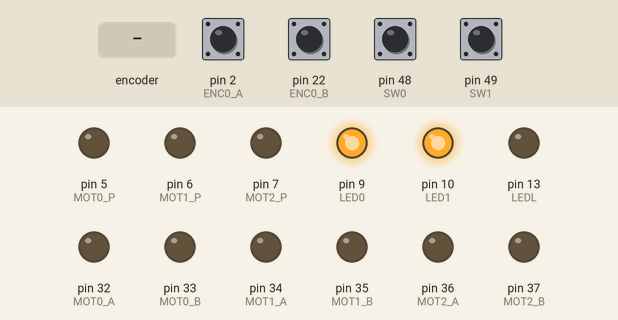
Bench run of a sketch on a simulated Arduino Mega 2560, built with avr-gcc and run on an emulated ATmega2560. Parts: output pins drawn as LEDs (lit = HIGH). Dashed ring = blinking. The test bench sets the inputs (shaded band); at power-on: pin 2 (ENC0_A), pin 22 (ENC0_B), pin 48 (SW0), pin 49 (SW1) HIGH.

Above: at 1.2 s.
1.3 s: rotary encoder on pin 2 (ENC0_A) / pin 22 (ENC0_B) turned 3 steps (first pin leading)
At 1.73 s:
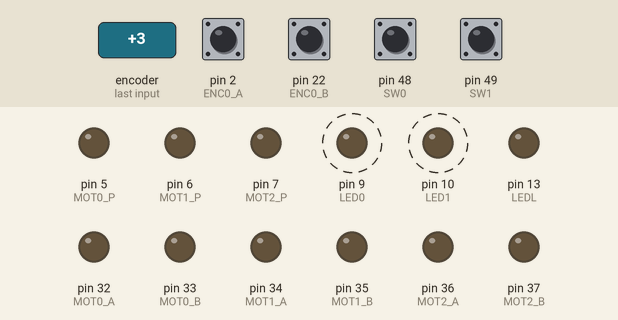
3.4 s: pin 48 (SW0) pulled LOW for 0.15 s
At 3.8 s:
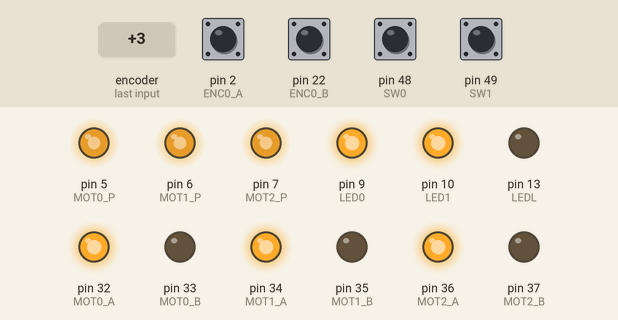
5.0 s: pin 49 (SW1) pulled LOW for 0.15 s
At 6.2 s:
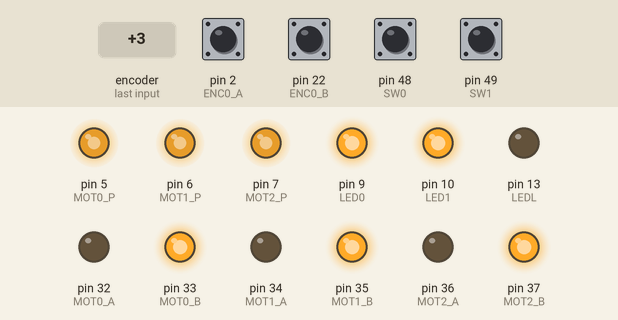
6.6 s: rotary encoder on pin 2 (ENC0_A) / pin 22 (ENC0_B) turned 1 step (first pin leading)
At 7.8 s:
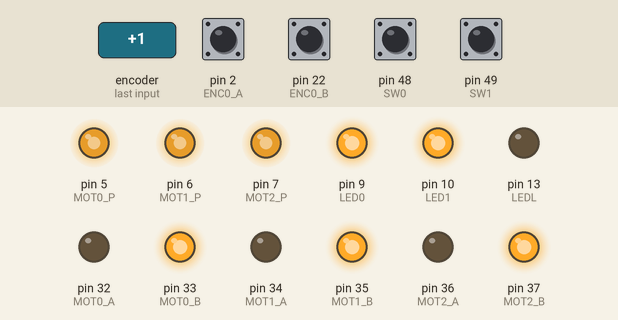
8.3 s: rotary encoder on pin 2 (ENC0_A) / pin 22 (ENC0_B) turned 2 steps (second pin leading)
At 9.1 s:
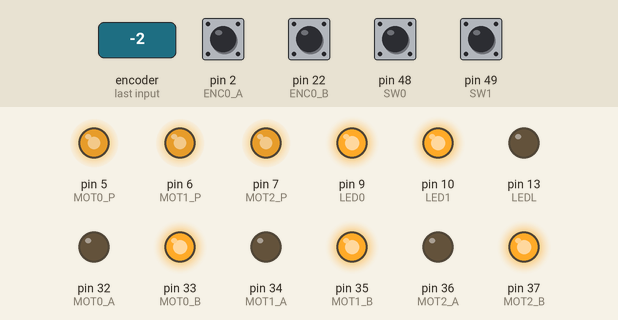
10.2 s: pin 48 (SW0) pulled LOW for 1 s
At 11.4 s:
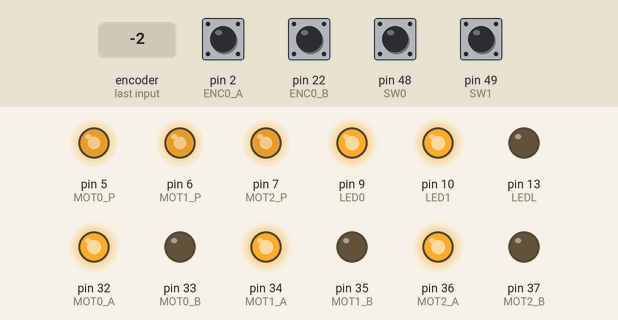
Timing chart, 0 to 13.2 s (numbered marks = the images above; inputs shaded):
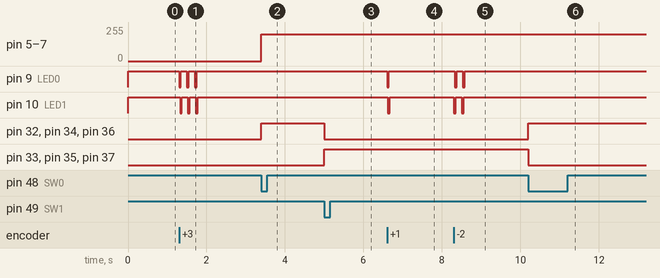

The sketch:

main.ino
```cpp
#define MOT0_A 32
#define MOT0_B 33
#define MOT0_P 5
#define ENC0_A 2
#define ENC0_B 22

#define MOT1_A 34
#define MOT1_B 35
#define MOT1_P 6
#define ENC1_A 3
#define ENC1_B 23


#define MOT2_A 36
#define MOT2_B 37
#define MOT2_P 7
#define ENC2_A 18
#define ENC2_B 24

#define LED0 9
#define LED1 10
#define LEDL 13
#define SW0 48
#define SW1 49


void setup(){
  pinMode(MOT0_A, OUTPUT);
  pinMode(MOT0_B, OUTPUT);
  pinMode(MOT0_P, OUTPUT);
  pinMode(ENC0_A, INPUT_PULLUP);
  pinMode(ENC0_B, INPUT_PULLUP);

  pinMode(MOT1_A, OUTPUT);
  pinMode(MOT1_B, OUTPUT);
  pinMode(MOT1_P, OUTPUT);
  pinMode(ENC1_A, INPUT_PULLUP);
  pinMode(ENC1_B, INPUT_PULLUP);

  pinMode(MOT2_A, OUTPUT);
  pinMode(MOT2_B, OUTPUT);
  pinMode(MOT2_P, OUTPUT);
  pinMode(ENC2_A, INPUT_PULLUP);
  pinMode(ENC2_B, INPUT_PULLUP);

  digitalWrite(MOT0_A, LOW);
  digitalWrite(MOT0_B, LOW);
  digitalWrite(MOT1_A, LOW);
  digitalWrite(MOT1_B, LOW);
  digitalWrite(MOT2_A, LOW);
  digitalWrite(MOT2_B, LOW);


  pinMode(LED0, OUTPUT);
  pinMode(LED1, OUTPUT);
  pinMode(LEDL, OUTPUT);
  pinMode(SW0, INPUT_PULLUP);
  pinMode(SW1, INPUT_PULLUP);

}

void set_all(int value){
  if(value>=0){
    digitalWrite(MOT0_A, HIGH);
    digitalWrite(MOT0_B, LOW);
    analogWrite(MOT0_P,value);

    digitalWrite(MOT1_A, HIGH);
    digitalWrite(MOT1_B, LOW);
    analogWrite(MOT1_P,value);

    digitalWrite(MOT2_A, HIGH);
    digitalWrite(MOT2_B, LOW);
    analogWrite(MOT2_P,value);
  }
  else{
    digitalWrite(MOT0_A, LOW);
    digitalWrite(MOT0_B, HIGH);
    analogWrite(MOT0_P,-value);

    digitalWrite(MOT1_A, LOW);
    digitalWrite(MOT1_B, HIGH);
    analogWrite(MOT1_P,-value);

    digitalWrite(MOT2_A, LOW);
    digitalWrite(MOT2_B, HIGH);
    analogWrite(MOT2_P,-value);
  }

}

void loop(){
  if(digitalRead(ENC0_A))digitalWrite(LED0, HIGH);
  else digitalWrite(LED0, LOW);
  if(digitalRead(ENC0_B))digitalWrite(LED1, HIGH);
  else digitalWrite(LED1, LOW);

  if(!digitalRead(SW0)){
    set_all(200);
  }
  else if(!digitalRead(SW1)){
    set_all(-200);
  }
  delay(1);
}
```

Measured:
- after the input at 1.3 s, pin 9 (LED0), pin 10 (LED1): alternates HIGH for 0.15 s and LOW for 0.05 s, 6 changes in all, then stays HIGH, starting at once
- after the input at 3.4 s, pin 5 (MOT0_P), pin 6 (MOT1_P), pin 7 (MOT2_P): 0/255 → 200/255 at once; pin 32 (MOT0_A), pin 34 (MOT1_A), pin 36 (MOT2_A): LOW → HIGH at once
- after the input at 5.0 s, pin 32 (MOT0_A), pin 34 (MOT1_A), pin 36 (MOT2_A): HIGH → LOW at once; pin 33 (MOT0_B), pin 35 (MOT1_B), pin 37 (MOT2_B): LOW → HIGH at once
- after the input at 6.6 s, pin 9 (LED0), pin 10 (LED1): HIGH → LOW at once, → HIGH 0.05 s later
- after the input at 8.3 s, pin 9 (LED0), pin 10 (LED1): alternates HIGH for 0.15 s and LOW for 0.05 s, 4 changes in all, then stays HIGH, starting at once
- after the input at 10.2 s, pin 32 (MOT0_A), pin 34 (MOT1_A), pin 36 (MOT2_A): LOW → HIGH at once; pin 33 (MOT0_B), pin 35 (MOT1_B), pin 37 (MOT2_B): HIGH → LOW at once
